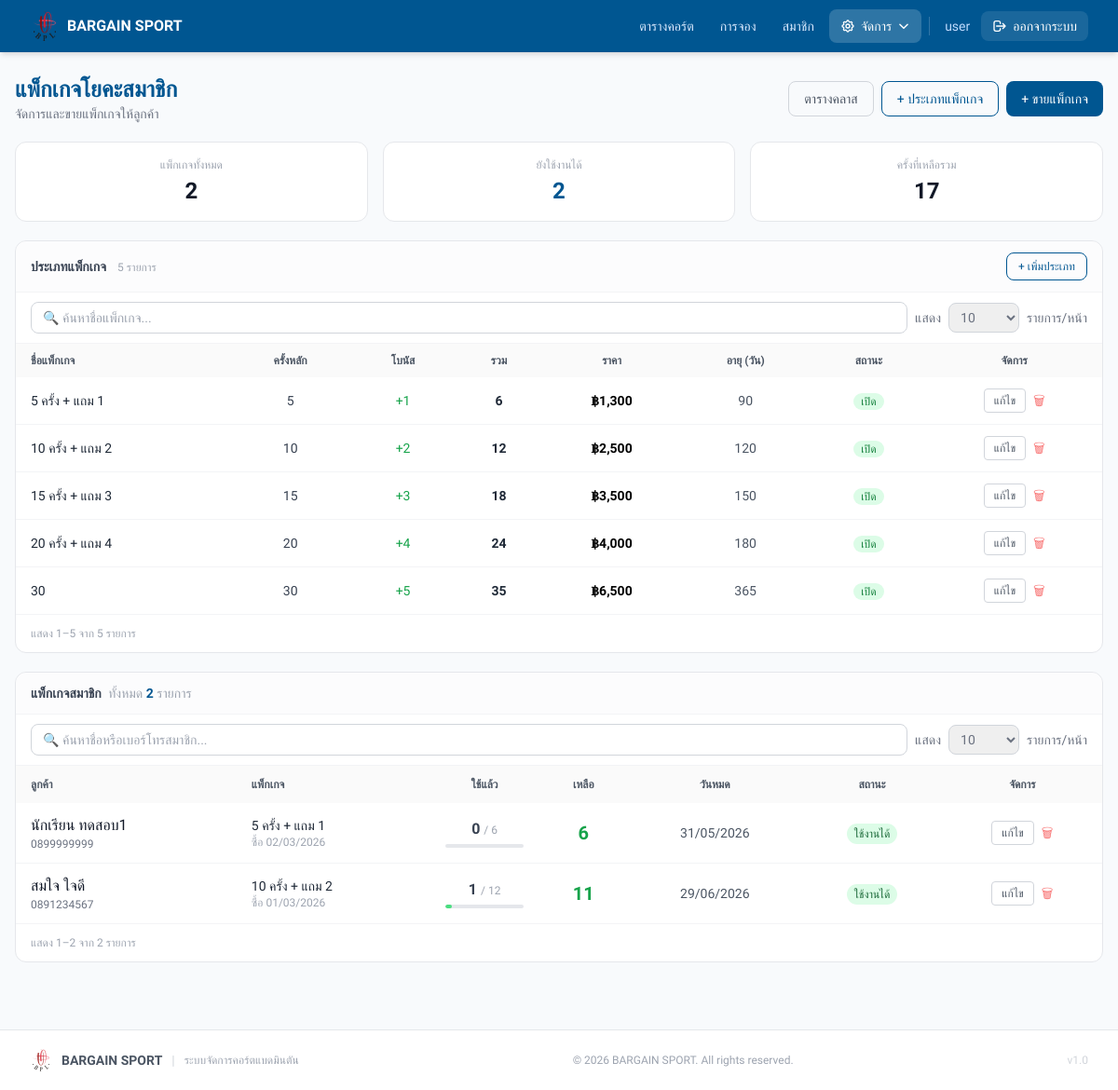
/admin/yoga_packages.php (signed in), run on the app's committed database.
### tables this page shows
CREATE TABLE `yoga_package_types` (
  `id` int NOT NULL,
  `name` varchar(100) NOT NULL,
  `sessions_total` int NOT NULL COMMENT 'à¸„à¸£à¸±à¹‰à¸‡à¸—à¸µà¹ˆà¸‹à¸·à¹‰à¸­',
  `bonus_sessions` int NOT NULL DEFAULT '0' COMMENT 'à¸„à¸£à¸±à¹‰à¸‡à¹à¸–à¸¡',
  `price` decimal(10,2) NOT NULL,
  `validity_days` int DEFAULT NULL COMMENT 'NULL = à¹„à¸¡à¹ˆà¸«à¸¡à¸”à¸­à¸²à¸¢à¸¸',
  `is_active` tinyint(1) NOT NULL DEFAULT '1',
  `created_at` timestamp NOT NULL DEFAULT CURRENT_TIMESTAMP
);

CREATE TABLE `member_yoga_packages` (
  `id` int NOT NULL,
  `student_name` varchar(100) NOT NULL,
  `student_phone` varchar(20) NOT NULL,
  `yoga_package_type_id` int NOT NULL,
  `sessions_total` int NOT NULL,
  `sessions_used` int NOT NULL DEFAULT '0',
  `purchase_date` date NOT NULL,
  `expiry_date` date DEFAULT NULL,
  `notes` text,
  `created_by` int DEFAULT NULL,
  `created_at` timestamp NOT NULL DEFAULT CURRENT_TIMESTAMP
);

### admin/yoga_packages.php (the view, shortened to what this page needs)
<?php
require_once __DIR__ . '/../config/db.php';
$today = date('Y-m-d');
$stmt = $pdo->prepare("
    SELECT myp.*, ypt.name AS type_name, ypt.price,
           (myp.sessions_total - myp.sessions_used) AS remaining,
           CASE
             WHEN (myp.sessions_total - myp.sessions_used) <= 0 THEN 'empty'
             WHEN myp.expiry_date IS NOT NULL AND myp.expiry_date < ? THEN 'expired'
             ELSE 'active'
           END AS pkg_status
    FROM member_yoga_packages myp
    JOIN yoga_package_types ypt ON ypt.id = myp.yoga_package_type_id
    ORDER BY
      CASE WHEN (myp.sessions_total - myp.sessions_used) > 0 AND (myp.expiry_date IS NULL OR myp.expiry_date >= ?) THEN 0 ELSE 1 END,
      myp.student_name ASC, myp.expiry_date ASC
");
$stmt->execute([$today, $today]);
$memberPkgs = $stmt->fetchAll();
$pkgTypes = $pdo->query("SELECT * FROM yoga_package_types ORDER BY sessions_total ASC")->fetchAll();
$stats = $pdo->query("
    SELECT
      COUNT(*) AS total_pkgs,
      SUM(CASE WHEN (sessions_total - sessions_used) > 0 AND (expiry_date IS NULL OR expiry_date >= CURDATE()) THEN 1 ELSE 0 END) AS active_pkgs,
      SUM(sessions_total - sessions_used) AS total_remaining
    FROM member_yoga_packages
")->fetch();
?>
<!doctype html>
<html lang="th">
<head>
  <script src="https://cdn.tailwindcss.com"></script>
</head>
<body style="background:#f8fafc;" class="min-h-screen">
  <?php include __DIR__ . '/../includes/header.php'; ?>
  <div class="max-w-7xl mx-auto px-4 py-6">
    <div class="flex flex-col sm:flex-row sm:items-center sm:justify-between gap-3 mb-5">
      <div>
        <h1 class="text-2xl font-bold" style="color:#005691;">แพ็กเกจโยคะสมาชิก</h1>
        <p class="text-gray-500 text-sm">จัดการและขายแพ็กเกจให้ลูกค้า</p>
      </div>
      <div class="flex gap-2 flex-wrap">
        <a href="/admin/yoga_classes.php"
          class="flex items-center gap-1.5 px-4 py-2 text-sm border border-gray-300 rounded-lg text-gray-600 hover:bg-gray-50">
          ตารางคลาส
        </a>
        <button onclick="document.getElementById('addTypeModal').classList.remove('hidden')"
          class="flex items-center gap-1.5 px-4 py-2 text-sm border rounded-lg font-medium hover:opacity-90 transition-opacity"
          style="color:#005691;border-color:#005691;">
          + ประเภทแพ็กเกจ
        </button>
        <button onclick="document.getElementById('sellModal').classList.remove('hidden')"
          class="flex items-center gap-1.5 px-4 py-2 text-sm text-white rounded-lg font-medium hover:opacity-90 transition-opacity"
          style="background:#005691;">
          + ขายแพ็กเกจ
        </button>
      </div>
    </div>
    <div class="grid grid-cols-3 gap-4 mb-5">
      <div class="bg-white rounded-xl border border-gray-200 p-4 text-center">
        <p class="text-xs text-gray-400 mb-1">แพ็กเกจทั้งหมด</p>
        <p class="text-2xl font-bold text-gray-900"><?= $stats['total_pkgs'] ?? 0 ?></p>
      </div>
      <div class="bg-white rounded-xl border border-gray-200 p-4 text-center">
        <p class="text-xs text-gray-400 mb-1">ยังใช้งานได้</p>
        <p class="text-2xl font-bold" style="color:#005691;"><?= $stats['active_pkgs'] ?? 0 ?></p>
      </div>
      <div class="bg-white rounded-xl border border-gray-200 p-4 text-center">
        <p class="text-xs text-gray-400 mb-1">ครั้งที่เหลือรวม</p>
        <p class="text-2xl font-bold text-gray-900"><?= number_format($stats['total_remaining'] ?? 0) ?></p>
      </div>
    </div>
    <div class="bg-white rounded-xl border border-gray-200 overflow-hidden mb-5">
      <div class="px-4 py-3 border-b border-gray-100 bg-gray-50/50 flex items-center justify-between">
        <div>
          <span class="text-sm font-semibold text-gray-700">ประเภทแพ็กเกจ</span>
          <span class="text-xs text-gray-400 ml-2"><?= count($pkgTypes) ?> รายการ</span>
        </div>
        <button onclick="document.getElementById('addTypeModal').classList.remove('hidden')"
          class="text-xs px-3 py-1.5 rounded-lg border font-medium hover:bg-blue-50 transition-colors"
          style="color:#005691;border-color:#005691;">+ เพิ่มประเภท</button>
      </div>
      <div class="px-4 py-2.5 border-b border-gray-100 flex flex-col sm:flex-row gap-2 items-center">
        <input type="text" id="ptSearch" placeholder="🔍 ค้นหาชื่อแพ็กเกจ..."
          class="flex-1 w-full px-3 py-1.5 rounded-lg border border-gray-300 text-sm outline-none focus:border-blue-400">
        <div class="flex items-center gap-2 text-sm text-gray-500 whitespace-nowrap">
          <span>แสดง</span>
          <select id="ptPerPage"
            class="px-2 py-1.5 border border-gray-300 rounded-lg text-sm outline-none focus:border-blue-400">
            <option value="10" selected>10</option>
          </select>
          <span>รายการ/หน้า</span>
        </div>
      </div>
      <div class="overflow-x-auto">
        <table class="w-full" id="pkgTypesTable">
          <thead style="background:#FAFAFA;">
            <tr>
              <th class="px-4 py-2.5 text-left text-xs font-semibold text-gray-600">ชื่อแพ็กเกจ</th>
              <th class="px-4 py-2.5 text-center text-xs font-semibold text-gray-600">ครั้งหลัก</th>
              <th class="px-4 py-2.5 text-center text-xs font-semibold text-gray-600">โบนัส</th>
              <th class="px-4 py-2.5 text-center text-xs font-semibold text-gray-600">รวม</th>
              <th class="px-4 py-2.5 text-center text-xs font-semibold text-gray-600">ราคา</th>
              <th class="px-4 py-2.5 text-center text-xs font-semibold text-gray-600">อายุ (วัน)</th>
              <th class="px-4 py-2.5 text-center text-xs font-semibold text-gray-600">สถานะ</th>
              <th class="px-4 py-2.5 text-center text-xs font-semibold text-gray-600">จัดการ</th>
            </tr>
          </thead>
          <tbody class="divide-y divide-gray-100">
            <?php foreach ($pkgTypes as $pt): ?>
              <tr class="hover:bg-gray-50 <?= !$pt['is_active'] ? 'opacity-50' : '' ?>">
                <td class="px-4 py-3">
                  <p class="font-medium text-gray-800 text-sm"><?= htmlspecialchars($pt['name']) ?></p>
                </td>
                <td class="px-4 py-3 text-center text-sm text-gray-700"><?= $pt['sessions_total'] ?></td>
                <td class="px-4 py-3 text-center text-sm">
                  <?= $pt['bonus_sessions'] > 0
                    ? '<span class="text-green-600 font-medium">+' . $pt['bonus_sessions'] . '</span>'
                    : '<span class="text-gray-300">—</span>' ?>
                </td>
                <td class="px-4 py-3 text-center text-sm font-semibold text-gray-800">
                  <?= $pt['sessions_total'] + $pt['bonus_sessions'] ?>
                </td>
                <td class="px-4 py-3 text-center text-sm font-semibold">
                  ฿<?= number_format($pt['price'], 0) ?>
                </td>
                <td class="px-4 py-3 text-center text-sm text-gray-600">
                  <?= $pt['validity_days'] ? $pt['validity_days'] : '<span class="text-gray-300">ไม่จำกัด</span>' ?>
                </td>
                <td class="px-4 py-3 text-center">
                  <?php if ($pt['is_active']): ?>
                    <span class="text-xs px-2 py-0.5 rounded-full bg-green-100 text-green-700 font-medium">เปิด</span>
                  <?php else: ?>
                    <span class="text-xs px-2 py-0.5 rounded-full bg-gray-100 text-gray-500">ปิด</span>
                  <?php endif; ?>
                </td>
                <td class="px-4 py-3 text-center">
                  <div class="flex items-center justify-center gap-2">
                    <button
                      onclick="openEditType(<?= htmlspecialchars(json_encode($pt, JSON_UNESCAPED_UNICODE), ENT_QUOTES) ?>)"
                      class="text-xs px-2.5 py-1 rounded border border-gray-300 text-gray-600 hover:bg-gray-50 transition-colors">แก้ไข</button>
                    <form method="post" class="inline" onsubmit="return confirm('ลบประเภทนี้?')">
                      <button type="submit" class="text-red-400 hover:text-red-600 text-sm" title="ลบ">🗑</button>
                    </form>
                  </div>
                </td>
              </tr>
            <?php endforeach; ?>
          </tbody>
        </table>
      </div>
      <div class="px-4 py-3 border-t border-gray-100 flex flex-col sm:flex-row items-center justify-between gap-2">
        <span class="text-xs text-gray-400" id="ptInfo"></span>
      </div>
    </div>
    <div class="bg-white rounded-xl border border-gray-200 overflow-hidden">
      <div class="px-4 py-3 border-b border-gray-100 bg-gray-50/50 flex items-center justify-between">
        <span class="text-sm font-semibold text-gray-700">แพ็กเกจสมาชิก
          <span class="font-normal text-gray-400 ml-1">ทั้งหมด <span class="font-bold"
              style="color:#005691;"><?= count($memberPkgs) ?></span> รายการ</span>
        </span>
      </div>
      <div class="px-4 py-2.5 border-b border-gray-100 flex flex-col sm:flex-row gap-2 items-center">
        <input type="text" id="mpSearch" placeholder="🔍 ค้นหาชื่อหรือเบอร์โทรสมาชิก..."
          class="flex-1 w-full px-3 py-1.5 rounded-lg border border-gray-300 text-sm outline-none focus:border-blue-400">
        <div class="flex items-center gap-2 text-sm text-gray-500 whitespace-nowrap">
          <span>แสดง</span>
          <select id="mpPerPage"
            class="px-2 py-1.5 border border-gray-300 rounded-lg text-sm outline-none focus:border-blue-400">
            <option value="10" selected>10</option>
          </select>
          <span>รายการ/หน้า</span>
        </div>
      </div>
      <?php if (empty($memberPkgs)): ?>
        <div class="p-12 text-center text-gray-400">ยังไม่มีข้อมูลแพ็กเกจสมาชิก</div>
      <?php else: ?>
        <div class="overflow-x-auto">
          <table class="w-full" id="memberPkgsTable">
            <thead style="background:#FAFAFA;">
              <tr>
                <th class="px-4 py-3 text-left text-xs font-semibold text-gray-600">ลูกค้า</th>
                <th class="px-4 py-3 text-left text-xs font-semibold text-gray-600">แพ็กเกจ</th>
                <th class="px-4 py-3 text-center text-xs font-semibold text-gray-600">ใช้แล้ว</th>
                <th class="px-4 py-3 text-center text-xs font-semibold text-gray-600">เหลือ</th>
                <th class="px-4 py-3 text-center text-xs font-semibold text-gray-600">วันหมด</th>
                <th class="px-4 py-3 text-center text-xs font-semibold text-gray-600">สถานะ</th>
                <th class="px-4 py-3 text-center text-xs font-semibold text-gray-600">จัดการ</th>
              </tr>
            </thead>
            <tbody class="divide-y divide-gray-100">
              <?php foreach ($memberPkgs as $mp):
                $statusBadge = match ($mp['pkg_status']) {
                  'active' => ['text' => 'ใช้งานได้', 'bg' => 'bg-green-100', 'txt' => 'text-green-800'],
                  'expired' => ['text' => 'หมดอายุ', 'bg' => 'bg-red-100', 'txt' => 'text-red-800'],
                  'empty' => ['text' => 'ครั้งหมด', 'bg' => 'bg-gray-100', 'txt' => 'text-gray-500'],
                  default => ['text' => '—', 'bg' => 'bg-gray-100', 'txt' => 'text-gray-500'],
                };
                $remainPct = $mp['sessions_total'] > 0 ? round($mp['remaining'] / $mp['sessions_total'] * 100) : 0;
                ?>
                <tr class="hover:bg-gray-50 <?= $mp['pkg_status'] !== 'active' ? 'opacity-60' : '' ?>">
                  <td class="px-4 py-3">
                    <p class="font-medium text-gray-900"><?= htmlspecialchars($mp['student_name']) ?></p>
                    <p class="text-xs text-gray-500"><?= htmlspecialchars($mp['student_phone']) ?></p>
                  </td>
                  <td class="px-4 py-3">
                    <p class="text-sm font-medium text-gray-800"><?= htmlspecialchars($mp['type_name']) ?></p>
                    <p class="text-xs text-gray-400">ซื้อ <?= date('d/m/Y', strtotime($mp['purchase_date'])) ?></p>
                  </td>
                  <td class="px-4 py-3 text-center">
                    <span class="font-semibold text-gray-700"><?= $mp['sessions_used'] ?></span>
                    <span class="text-xs text-gray-400">/ <?= $mp['sessions_total'] ?></span>
                    <div class="w-full h-1 bg-gray-200 rounded-full mt-1 overflow-hidden">
                      <div class="h-full rounded-full <?= $remainPct > 30 ? 'bg-green-400' : 'bg-amber-400' ?>"
                        style="width:<?= 100 - $remainPct ?>%"></div>
                    </div>
                  </td>
                  <td class="px-4 py-3 text-center">
                    <span
                      class="text-xl font-bold <?= $mp['remaining'] <= 2 ? 'text-red-600' : 'text-green-600' ?>"><?= max(0, (int) $mp['remaining']) ?></span>
                  </td>
                  <td class="px-4 py-3 text-center text-sm text-gray-600">
                    <?= $mp['expiry_date'] ? date('d/m/Y', strtotime($mp['expiry_date'])) : '—' ?>
                  </td>
                  <td class="px-4 py-3 text-center">
                    <span
                      class="text-xs px-2 py-1 rounded-full font-medium <?= $statusBadge['bg'] ?> <?= $statusBadge['txt'] ?>"><?= $statusBadge['text'] ?></span>
                  </td>
                  <td class="px-4 py-3 text-center">
                    <div class="flex items-center justify-center gap-2">
                      <button
                        onclick="openEditCustomer(<?= $mp['id'] ?>, '<?= htmlspecialchars(addslashes($mp['student_name'])) ?>', '<?= htmlspecialchars(addslashes($mp['student_phone'])) ?>')"
                        class="text-xs px-2.5 py-1 rounded border border-gray-300 text-gray-600 hover:bg-gray-50 transition-colors">แก้ไข</button>
                      <form method="post" class="inline" onsubmit="return confirm('ลบแพ็กเกจนี้?')">
                        <button type="submit" class="text-red-400 hover:text-red-600 text-sm" title="ลบ">🗑</button>
                      </form>
                    </div>
                  </td>
                </tr>
              <?php endforeach; ?>
            </tbody>
          </table>
        </div>
        <div class="px-4 py-3 border-t border-gray-100 flex flex-col sm:flex-row items-center justify-between gap-2">
          <span class="text-xs text-gray-400" id="mpInfo"></span>
        </div>
      <?php endif; ?>
    </div>
  </div>
  <?php include __DIR__ . '/../includes/footer.php'; ?>
</body>
</html>

### admin/yoga_packages.php (style rules this page uses)
* { font-family: 'Prompt', sans-serif !important; }

### includes/header.php (style rules this page uses)
* { font-family: 'Prompt', sans-serif !important; }

### data on the page
yoga_package_types: name "5 ครั้ง + แถม 1", sessions_total "5", bonus_sessions "1", $pt['sessions_total'] + $pt['bonus_sessions'] "6", price "1,300", validity_days "90", is_active "เปิด"
yoga_package_types: name "10 ครั้ง + แถม 2", sessions_total "10", bonus_sessions "2", $pt['sessions_total'] + $pt['bonus_sessions'] "12", price "2,500", validity_days "120", is_active "เปิด"
yoga_package_types: name "15 ครั้ง + แถม 3", sessions_total "15", bonus_sessions "3", $pt['sessions_total'] + $pt['bonus_sessions'] "18", price "3,500", validity_days "150", is_active "เปิด"
yoga_package_types: name "20 ครั้ง + แถม 4", sessions_total "20", bonus_sessions "4", $pt['sessions_total'] + $pt['bonus_sessions'] "24", price "4,000", validity_days "180", is_active "เปิด"
yoga_package_types: name "30", sessions_total "30", bonus_sessions "5", $pt['sessions_total'] + $pt['bonus_sessions'] "35", price "6,500", validity_days "365", is_active "เปิด"
member_yoga_packages: student_name "นักเรียน ทดสอบ1", student_phone "0899999999", yoga_package_type.name "5 ครั้ง + แถม 1", purchase_date "02/03/2026", sessions_used "0", sessions_total "6", max(0, (int) $mp['remaining']) "6", expiry_date "31/05/2026", text "ใช้งานได้"
member_yoga_packages: student_name "สมใจ ใจดี", student_phone "0891234567", yoga_package_type.name "10 ครั้ง + แถม 2", purchase_date "01/03/2026", sessions_used "1", sessions_total "12", max(0, (int) $mp['remaining']) "11", expiry_date "29/06/2026", text "ใช้งานได้"

### other printed values
$_username "user"
$stats['total_pkgs'] "2"
$stats['active_pkgs'] "2"
$stats['total_remaining'] "17"
count($pkgTypes) "5"
count($memberPkgs) "2"
